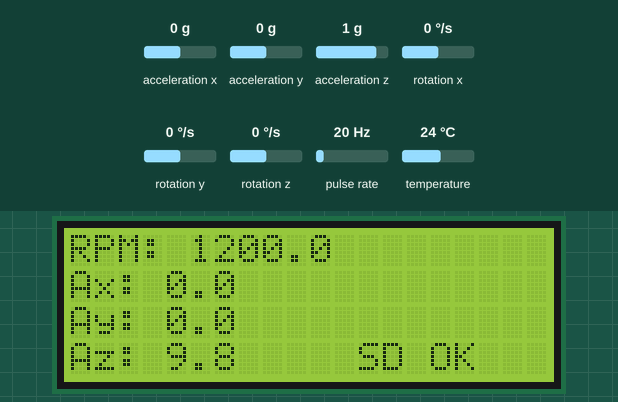
This sketch was run on a simulated Arduino Uno, built with avr-gcc and run on an emulated ATmega328P. Shown: 20×4 character LCD. Wiring (inferred from the names in the program): pulse sensor: data pin 2. The test bench sets the inputs (shaded band); at power-on: acceleration x 0 g, pulse rate 20 Hz, acceleration y 0 g, acceleration z 1 g, rotation x 0 °/s, rotation y 0 °/s, rotation z 0 °/s, temperature 24 °C. Storage starts empty; what the sketch prints to the serial monitor is not drawn.

Above: at 3.3 s.
3.4 s: acceleration x set to -1.4 g
At 5.2 s:
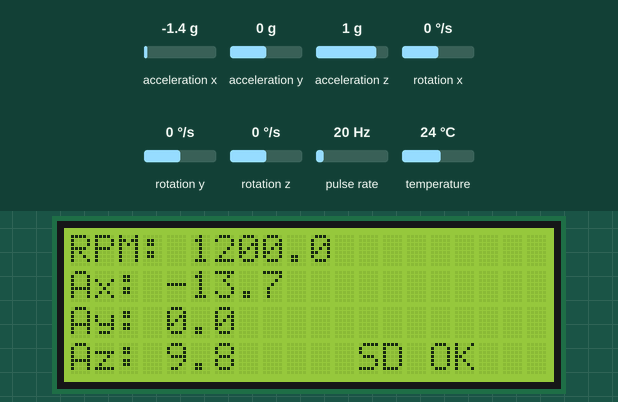
5.6 s: pulse rate (sensor on pin 2) set to 4 Hz
At 7.6 s:
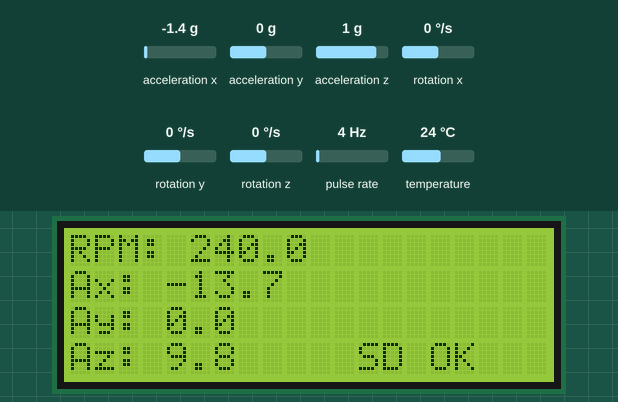
8.6 s: acceleration y set to -1.4 g
At 10.3 s:
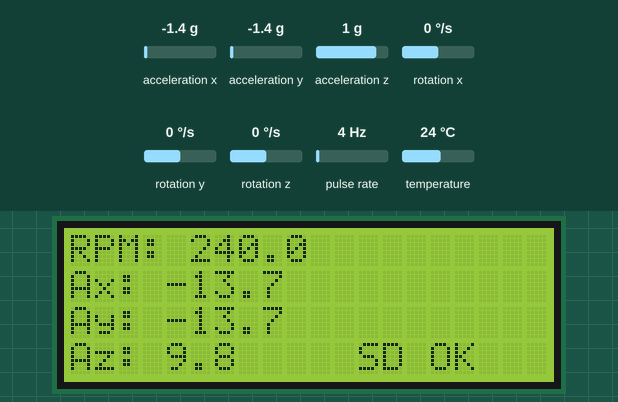
10.6 s: pulse rate (sensor on pin 2) set to 196 Hz
At 11.9 s:
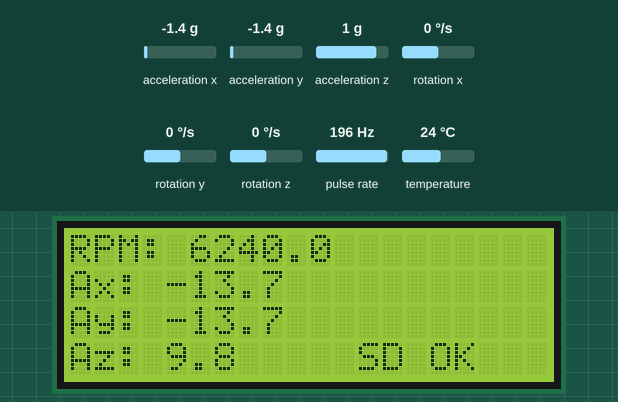
13.6 s: acceleration z set to -1.4 g
At 14.5 s:
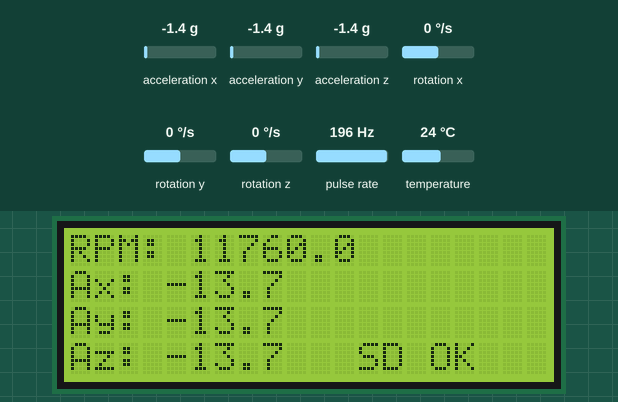
15.6 s: pulse rate (sensor on pin 2) set to 50 Hz
At 18.1 s:
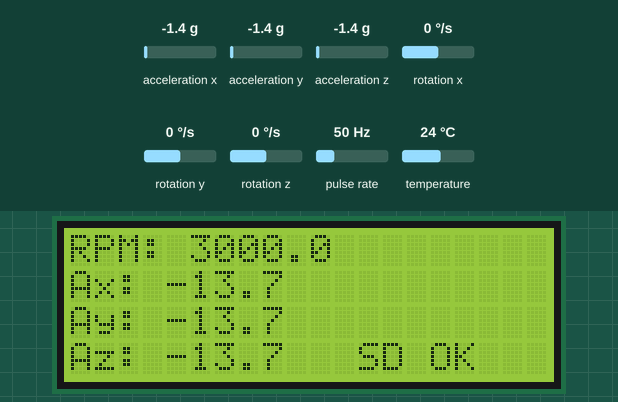
Timing chart, 0 to 19.6 s (numbered marks = the images above; inputs shaded):
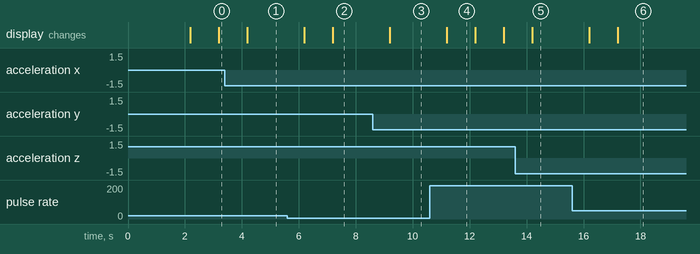

Measured:
- after the input at 3.4 s, the display: changes after 0.78 s (image 1)
- after the input at 5.6 s, the display: first changes after 0.58 s (image 2 shows a later state)
- after the input at 8.6 s, the display: changes after 0.59 s (image 3)
- after the input at 10.6 s, the display: changes after 0.59 s (image 4)
- after the input at 13.6 s, the display: changes after 0.59 s (image 5)
- what the display in image 4 shows lasts 1.0 s, from 11.2 s to 12.2 s

The sketch:

Testes_24.ino
```cpp
// ====== INCLUSÃO DE BIBLIOTECAS ======
#include <Adafruit_MPU6050.h>
#include <Adafruit_Sensor.h>
#include <Wire.h>
#include <SPI.h>
#include <SD.h>
#include <LiquidCrystal_I2C.h>

// ====== OBJETOS ======
Adafruit_MPU6050 mpu;
File dataFile;
LiquidCrystal_I2C lcd(0x27, 20, 4); // Endereço 0x27, display 20x4

// ====== CONFIGURAÇÃO DO CARTÃO SD ======
const int chipSelect = 4; // no Arduino UNO geralmente é 4
const char* nomeArquivo = "DADOS.CSV";
bool sdWorking = false;

// ====== VARIÁVEIS DE TEMPO ======
unsigned long ultimoSalvo = 0;
const unsigned long intervalo = 1000; // gravação a cada 1s

// ====== VARIÁVEIS RPM ======
volatile int rpmCount = 0;
float rpm = 0;
const int pinRPM = 2; // no Arduino UNO usar pino digital 2 (INT0)

// ====== INTERRUPÇÃO DO SENSOR DE RPM ======
void contarRPM() {
  rpmCount++;
}

// ====== SETUP ======
void setup(void) {
  Serial.begin(115200);
  while (!Serial) delay(10);

  Serial.println("Inicializando sensores...");

  // Inicia MPU6050
  if (!mpu.begin()) {
    Serial.println("Falha ao encontrar o chip MPU6050");
    while (1) delay(10);
  }
  Serial.println("MPU6050 encontrado!");

  // Configuração do MPU
  mpu.setAccelerometerRange(MPU6050_RANGE_8_G);
  mpu.setGyroRange(MPU6050_RANGE_500_DEG);
  mpu.setFilterBandwidth(MPU6050_BAND_21_HZ);

  // Inicializa cartão SD
  if (!SD.begin(chipSelect)) {
    Serial.println("Falha ao inicializar o cartão SD!");
    while (1);
  }
  Serial.println("Cartão SD pronto.");

  // Cria arquivo se não existir
  if (!SD.exists(nomeArquivo)) {
    dataFile = SD.open(nomeArquivo, FILE_WRITE);
    if (dataFile) {
      dataFile.println("Tempo(ms);Ax;Ay;Az;Gx;Gy;Gz;RPM");
      dataFile.close();
    }
  }

  // Configura interrupção para RPM
  pinMode(pinRPM, INPUT_PULLUP);
  attachInterrupt(digitalPinToInterrupt(pinRPM), contarRPM, RISING);

  // Inicializa LCD
  lcd.init();
  lcd.backlight();
  lcd.clear();
  lcd.setCursor(0, 0);
  lcd.print("Sistema pronto!");
  delay(2000);
  lcd.clear();
}

// ====== LOOP ======
void loop() {
  unsigned long agora = millis();

  // Leitura do sensor MPU6050
  sensors_event_t a, g, temp;
  mpu.getEvent(&a, &g, &temp);

  // A cada intervalo, calcula RPM e grava
  if (agora - ultimoSalvo >= intervalo) {

    ultimoSalvo = agora;

    // Calcula RPM (1 pulso por volta)
    rpm = (rpmCount * 60.0 * 1000.0) / intervalo;
    rpmCount = 0; // zera contador

    // Abre arquivo e salva dados
    dataFile = SD.open(nomeArquivo, FILE_WRITE);
    if (dataFile) {
      Serial.println("Escrevendo no arquivo CSV");
      dataFile.print(agora/1000);
      dataFile.print(";");
      dataFile.print(a.acceleration.x);
      dataFile.print(";");
      dataFile.print(a.acceleration.y);
      dataFile.print(";");
      dataFile.print(a.acceleration.z);
      dataFile.print(";");
      dataFile.print(g.gyro.x);
      dataFile.print(";");
      dataFile.print(g.gyro.y);
      dataFile.print(";");
      dataFile.print(g.gyro.z);
      dataFile.print(";");
      dataFile.println(rpm);
      dataFile.close();
      Serial.println("Escrita concluída");
      sdWorking = true;
    } else {
      Serial.println("Erro ao gravar no SD");
      sdWorking = false;
    }

    // Debug serial
    Serial.print("Ax="); Serial.print(a.acceleration.x);
    Serial.print(" Ay="); Serial.print(a.acceleration.y);
    Serial.print(" Az="); Serial.print(a.acceleration.z);
    Serial.print(" | RPM="); Serial.println(rpm);

    // ====== DISPLAY LCD ======
    lcd.clear();

    // Linha 0: RPM
    lcd.setCursor(0, 0);
    lcd.print("RPM: ");
    lcd.print(rpm, 1);

    // Linha 1: Aceleração X
    lcd.setCursor(0, 1);
    lcd.print("Ax: ");
    lcd.print(a.acceleration.x, 1);

    // Linha 2: Aceleração Y
    lcd.setCursor(0, 2);
    lcd.print("Ay: ");
    lcd.print(a.acceleration.y, 1);

    // Linha 3: Aceleração Z
    lcd.setCursor(0, 3);
    lcd.print("Az: ");
    lcd.print(a.acceleration.z, 1);

    if (sdWorking == true){
    lcd.setCursor(12, 3);
    lcd.print(F("SD OK"));
    } else {
    lcd.setCursor(12, 3);
    lcd.print(F("SD ERROR"));
    }
  }
}
```
